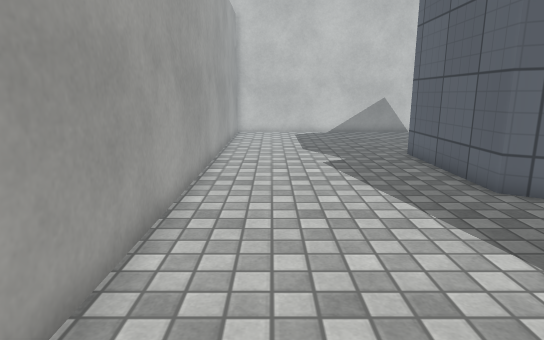
[1] (above)

21 first-person views from a walk through a scene from a Unity 3-D project. The camera is 1.2 m above the floor, tilts 12° down and sees 75° across. The floor is counted in squares, 0.5 m on a side. Each view is taken from the middle of a square. On the plan, view 1 faces up. The plan holds only what a view shows up to about 20 squares ahead; the rest is blank. The place goes on beyond the plan. Surface patterns are stand-ins for the level's own textures.

[2]
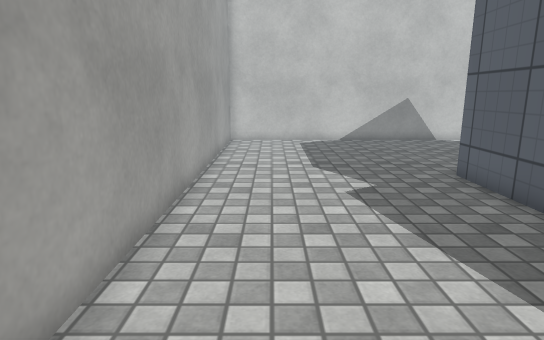

[3]
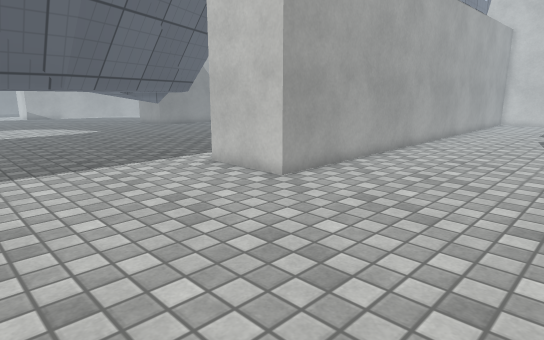

[4]
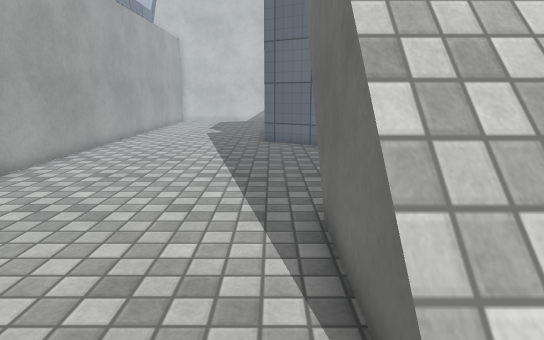

[5]
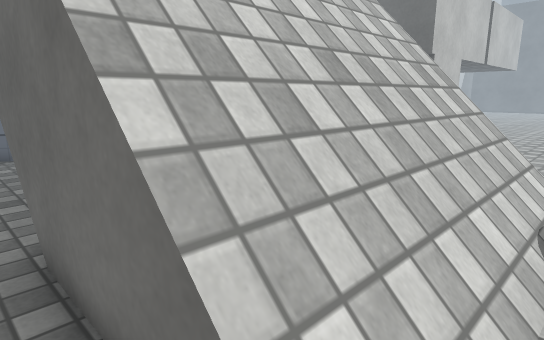

[6]
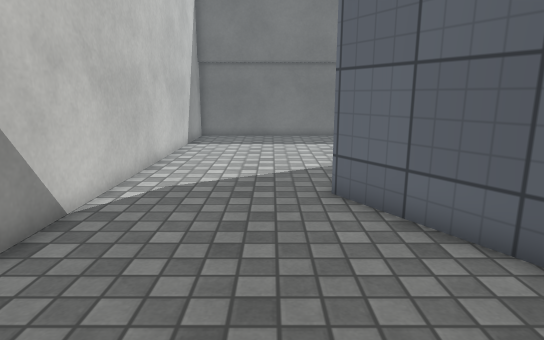

[7]
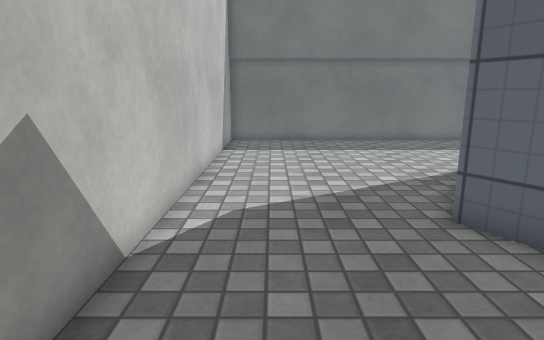

[8]
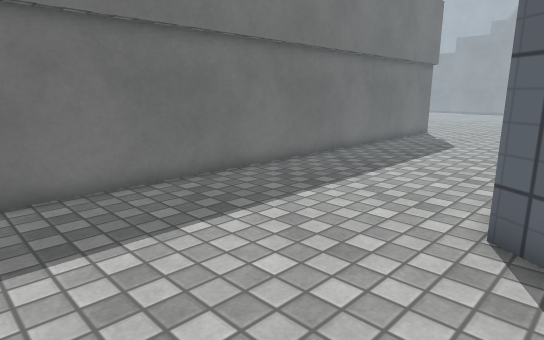

[9]
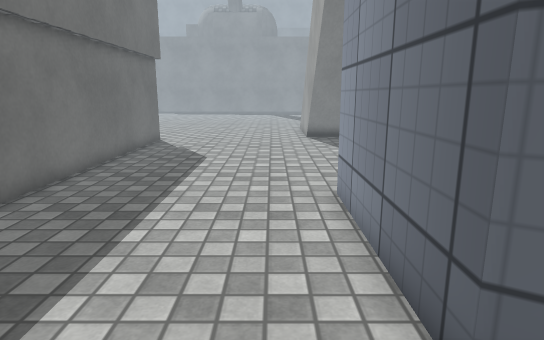

[10]
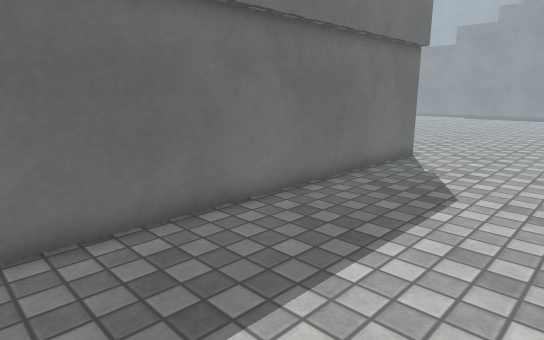

[11]
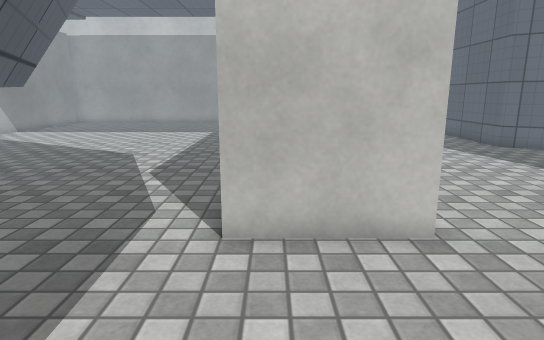

[12]
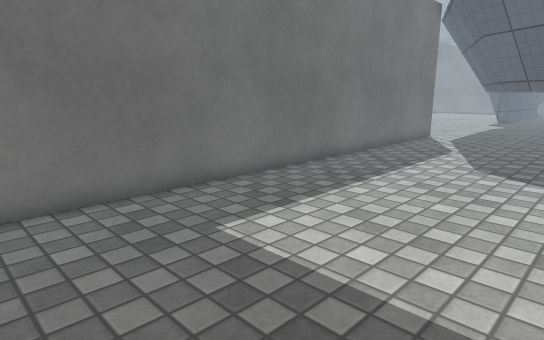

[13]
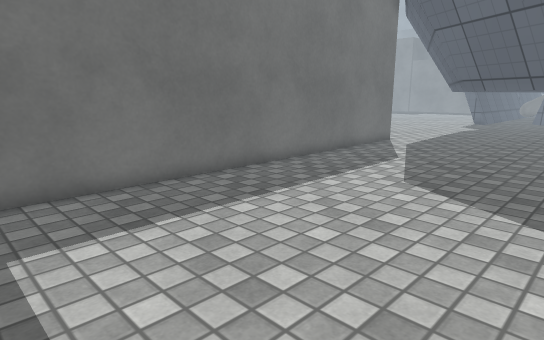

[14]
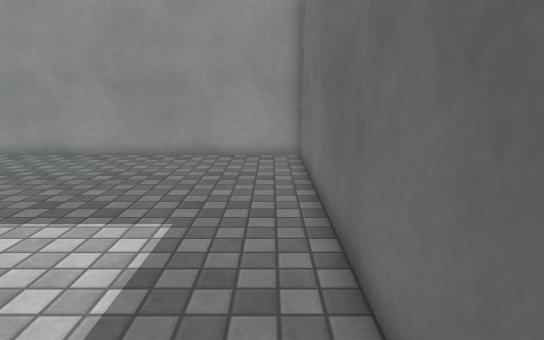

[15]
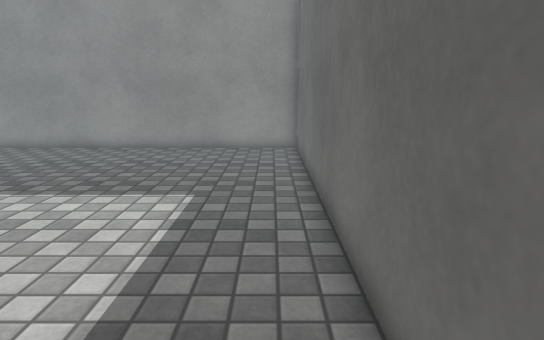

[16]
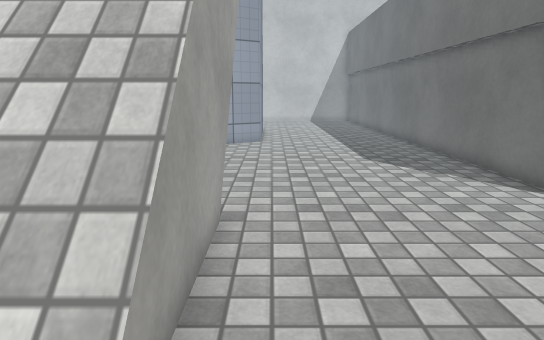

[17]
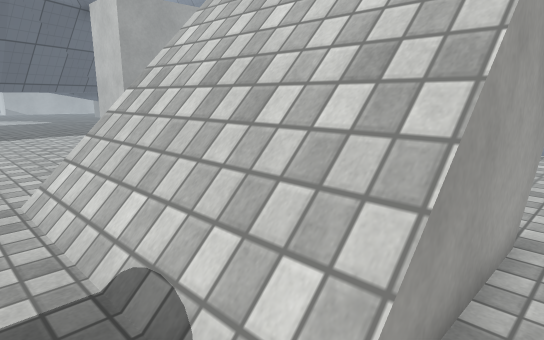

[18]
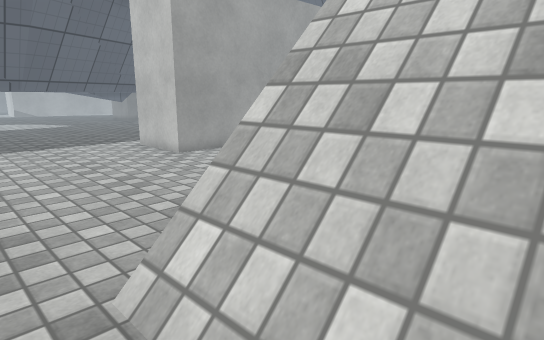

[19]
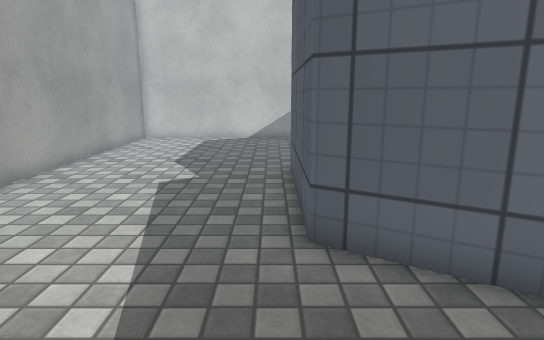

[20]
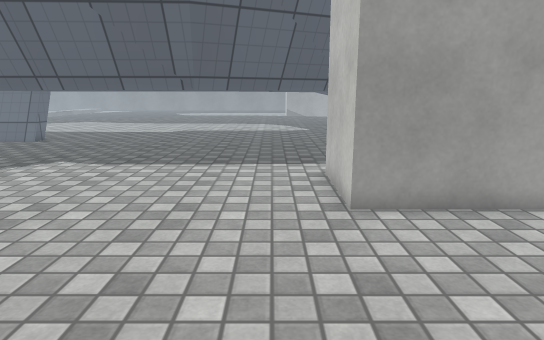

[21]
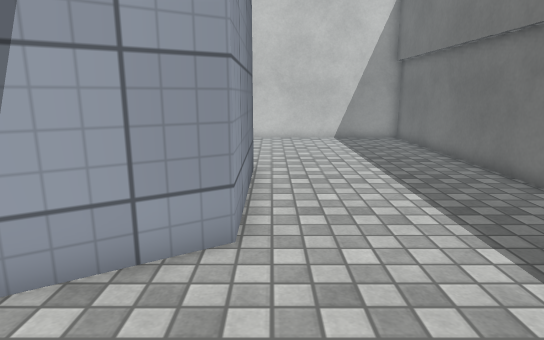

### Floor plan
Key: @ floor where view 1 was taken; # wall or solid block; . floor; / step, stairs or slope; = window, fence, low wall or low ledge; v drop or lower ground.
Columns run from 15 left of view 1 to 24 right of it. Each row starts with its distance up from view 1.
 23 ##########   ##########################
 22 .........#   #........................#
 21 .........#   #........................#
 20 .........#   #........................#
 19 .........#   #........................#
 18 .........#   #........................#
 17 .........#   #..........### ..........#
 16 .........#   #.........##    .........#
 15  ........#   #.......###      #.......#
 14  ........#   #.......#        #.......#
 13  ........#   #.......#        #.......#
 12 .........#   #.......#        #.......#
 11 .........#   #.......#        #.......#
 10 .........#   #.......#        #.......#
  9 .........#   #.......#        #.......#
  8 .........#   #.......###    ###.......#
  7 .........#   #.........#    #.........#
  6 .........#   #........//    ///.......#
  5 .........#   #......../       /.......#
  4  ........#   #......../       /.......#
  3  ........#   #......../       /.......#
  2    ......#   #......../       /.......#
  1   ###....#   #......../       /.......#
  0    ###...#   #.@......        /.......#
 -1      ##..#   #........v       /.......#
 -2      ##..#####........v       /.......#
 -3       ##..............v       /........
 -4       ##..............v////////.........
 -5        ##.............v////////.........
 -6        ##.............v////////.........
 -7         #.............=///////=.........
 -8         #.............=///////=    .....
 -9         #....................      .....
-10         #..... ..   ...   ..   .   ....

Positions as (right, up) in squares from view 1, and headings:
1: (0, 0), facing up
2: (0, 4), facing up
3: (5, -10), facing up-left
4: (6, -10), facing up
5: (6, -9), facing up-right
6: (2, 19), facing right
7: (4, 21), facing right
8: (14, 21), facing down-right
9: (17, 17), facing down
10: (17, 12), facing down-right
11: (-5, -8), facing up
12: (-14, 19), facing down-right
13: (-15, 16), facing down-right
14: (-7, 9), facing up
15: (-7, 7), facing up
16: (16, -10), facing up
17: (16, -10), facing up-left
18: (11, -10), facing up-left
19: (5, 3), facing up
20: (5, -4), facing left
21: (16, 3), facing up
